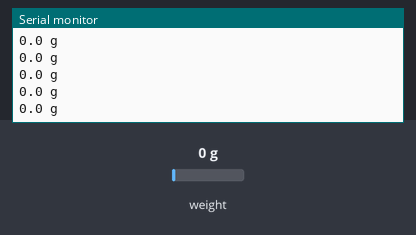
Simulated run of this sketch. Board: Arduino Uno, built with avr-gcc and run on an emulated ATmega328P. On the bench: the last lines printed to the serial monitor. The test bench sets the inputs (shaded band); at power-on: weight on the scale 0 g.

Above: at 1.2 s.
1.3 s: weight on the scale set to 100 g
At 1.32 s:
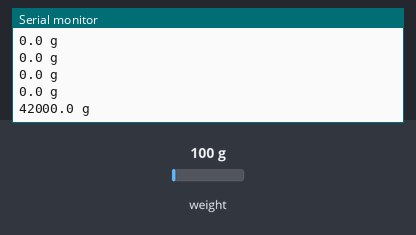
2.8 s: weight on the scale set to 2500 g
At 2.85 s:
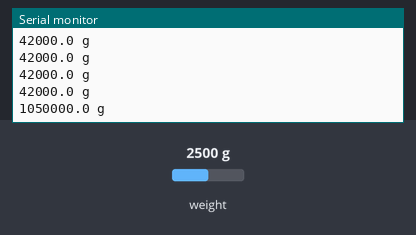
Timing chart, 0 to 5.8 s (numbered marks = the images above; inputs shaded):
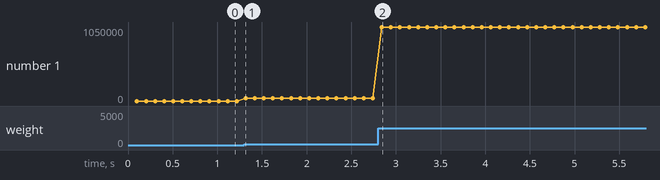

The sketch:

loadCell.ino
```cpp
#include <Hx711.h>
Hx711 scale(A1, A0);
//HX711 scale(DOUT, CLK);
void setup() {
  Serial.begin(9600);
}

void loop() {
  Serial.print(scale.getGram(), 1);
  Serial.println(" g");
  delay(1);
}
```

Measured:
- after the input at 1.3 s, the serial monitor: prints a new line at once (image 1)
- after the input at 2.8 s, the serial monitor: prints a new line at once (image 2)
- plotted number 1: 0 → 42000 after the input at 1.3 s, 42000 → 1050000 after the input at 2.8 s
